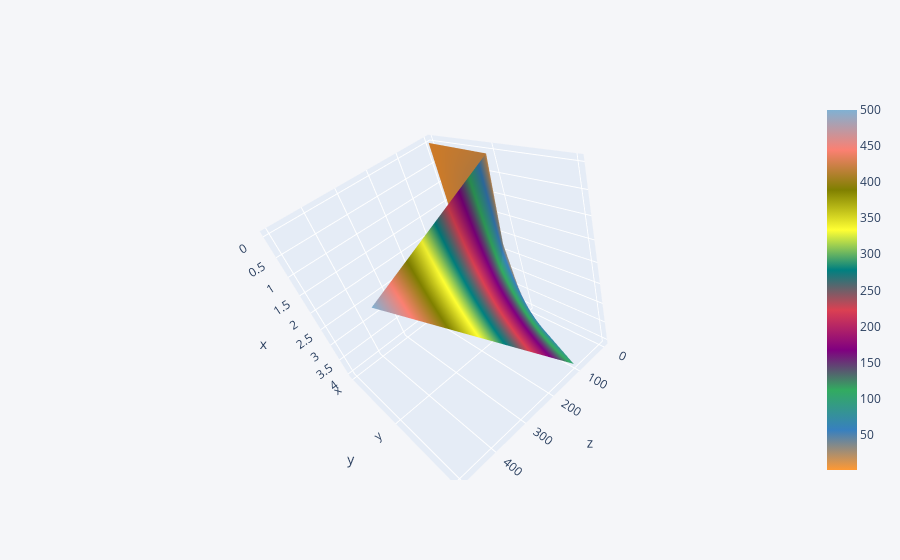

Notebook code cell kept with this figure:
### Code cell
df3.iplot(kind='surface')#this will create a 3D surface plot

### Figure 1 — Plotly figure (JSON) as saved in the notebook; plotly's stock layout.template omitted (floating-point values rounded to 4 significant figures)
{"data": [{"colorscale": [[0, "rgb(255, 153, 51)"], [0.1111, "rgb(55, 128, 191)"], [0.2222, "rgb(50, 171, 96)"], [0.3333, "rgb(128, 0, 128)"], [0.4444, "rgb(219, 64, 82)"], [0.5556, "rgb(0, 128, 128)"], [0.6667, "rgb(255, 255, 51)"], [0.7778, "rgb(128, 128, 0)"], [0.8889, "rgb(251, 128, 114)"], [1, "rgb(128, 177, 211)"]], "type": "surface", "x": [0, 1, 2, 3, 4], "y": ["x", "y", "z"], "z": [[1, 2, 3, 4, 5], [10, 20, 30, 20, 10], [500, 400, 300, 200, 100]]}], "layout": {"autosize": true, "dragmode": "zoom", "legend": {"bgcolor": "#F5F6F9", "font": {"color": "#4D5663"}}, "paper_bgcolor": "#F5F6F9", "plot_bgcolor": "#F5F6F9", "scene": {"aspectmode": "auto", "aspectratio": {"x": 1, "y": 1, "z": 1}, "camera": {"center": {"x": -4.441e-16, "y": 3.331e-16, "z": 8.327e-16}, "eye": {"x": -1.238, "y": 1.595, "z": 0.7823}, "projection": {"type": "perspective"}, "up": {"x": -0.7656, "y": -0.3205, "z": -0.5577}}, "dragmode": "orbit"}, "title": {"font": {"color": "#4D5663"}}, "xaxis": {"gridcolor": "#E1E5ED", "showgrid": true, "tickfont": {"color": "#4D5663"}, "title": {"font": {"color": "#4D5663"}, "text": ""}, "zerolinecolor": "#E1E5ED"}, "yaxis": {"gridcolor": "#E1E5ED", "showgrid": true, "tickfont": {"color": "#4D5663"}, "title": {"font": {"color": "#4D5663"}, "text": ""}, "zerolinecolor": "#E1E5ED"}}}
